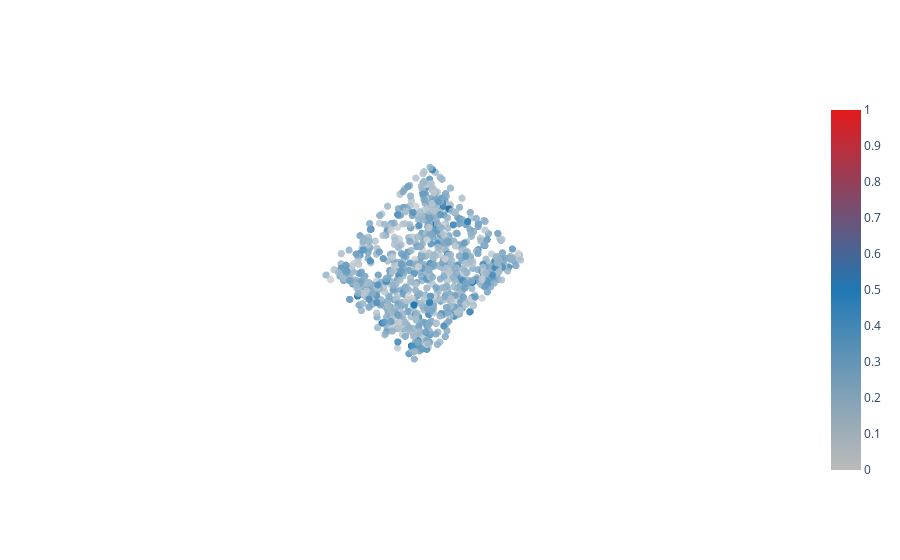

The notebook cell saved with this chart:
### Code cell
import plotly.graph_objects as go

def NormalizeData(data):
    return (data - np.min(data)) / ((np.max(data) - np.min(data)) + 0.00000000001)


fig = go.Figure(data=[go.Scatter3d(
    x=img[0],
    y=img[1],
    z=img[2],
    mode='markers',
    marker=dict(
        size=2.5,
        showscale=True,
        color = NormalizeData(np.abs(data[model][n, 0, :, :])).flatten(),
        colorscale=[[0, "rgba(169,169,169, 0.8)"],
                [0.5, "rgb(31,120,180)"],
                [1, "rgb(227,26,28)"]],
        # color=np.where(attr>np.quantile(attr, 0.95),
        #                np.where(attr>np.quantile(attr, 0.975),"red","yellow"),
        #                np.where(attr>np.quantile(attr, 0.90),"green","rgba(169,169,169, 0.9)")
        #                ),                # set color to an array/list of desired values
    )
)])

fig.update_scenes(
    xaxis_showticklabels=False,
    yaxis_showticklabels=False,
    zaxis_showticklabels=False,
    xaxis_title=" ",
    yaxis_title=" ",
    zaxis_title="",
    aspectmode="cube",
    camera=dict(eye=dict(x=-0.1, y=0.1, z=1.5))
    #camera=dict(eye=dict(x=1, y=1, z=0.7))
)

# tight layout
fig.update_layout(
    scene = dict(
        xaxis = dict(range=[-1,1],visible=False),
                     yaxis = dict(range=[-1,1],visible=False),
                     zaxis = dict(range=[-1,1],visible=False),))
                     
fig.show()

### Figure 1 — Plotly figure (JSON) as saved in the notebook; plotly's stock layout.template omitted (floating-point values rounded to 4 significant figures; data arrays with more than 128 entries replaced by an {"elided": "..."} marker saying what was removed)
{"data": [{"marker": {"color": {"elided": "3072 float values"}, "colorscale": [[0, "rgba(169,169,169, 0.8)"], [0.5, "rgb(31,120,180)"], [1, "rgb(227,26,28)"]], "showscale": true, "size": 2.5}, "mode": "markers", "type": "scatter3d", "x": {"elided": "1024 float values"}, "y": {"elided": "1024 float values"}, "z": {"elided": "1024 float values"}}], "layout": {"scene": {"aspectmode": "cube", "camera": {"eye": {"x": -0.1, "y": 0.1, "z": 1.5}}, "xaxis": {"range": [-1, 1], "showticklabels": false, "title": {"text": " "}, "visible": false}, "yaxis": {"range": [-1, 1], "showticklabels": false, "title": {"text": " "}, "visible": false}, "zaxis": {"range": [-1, 1], "showticklabels": false, "title": {"text": ""}, "visible": false}}}}
